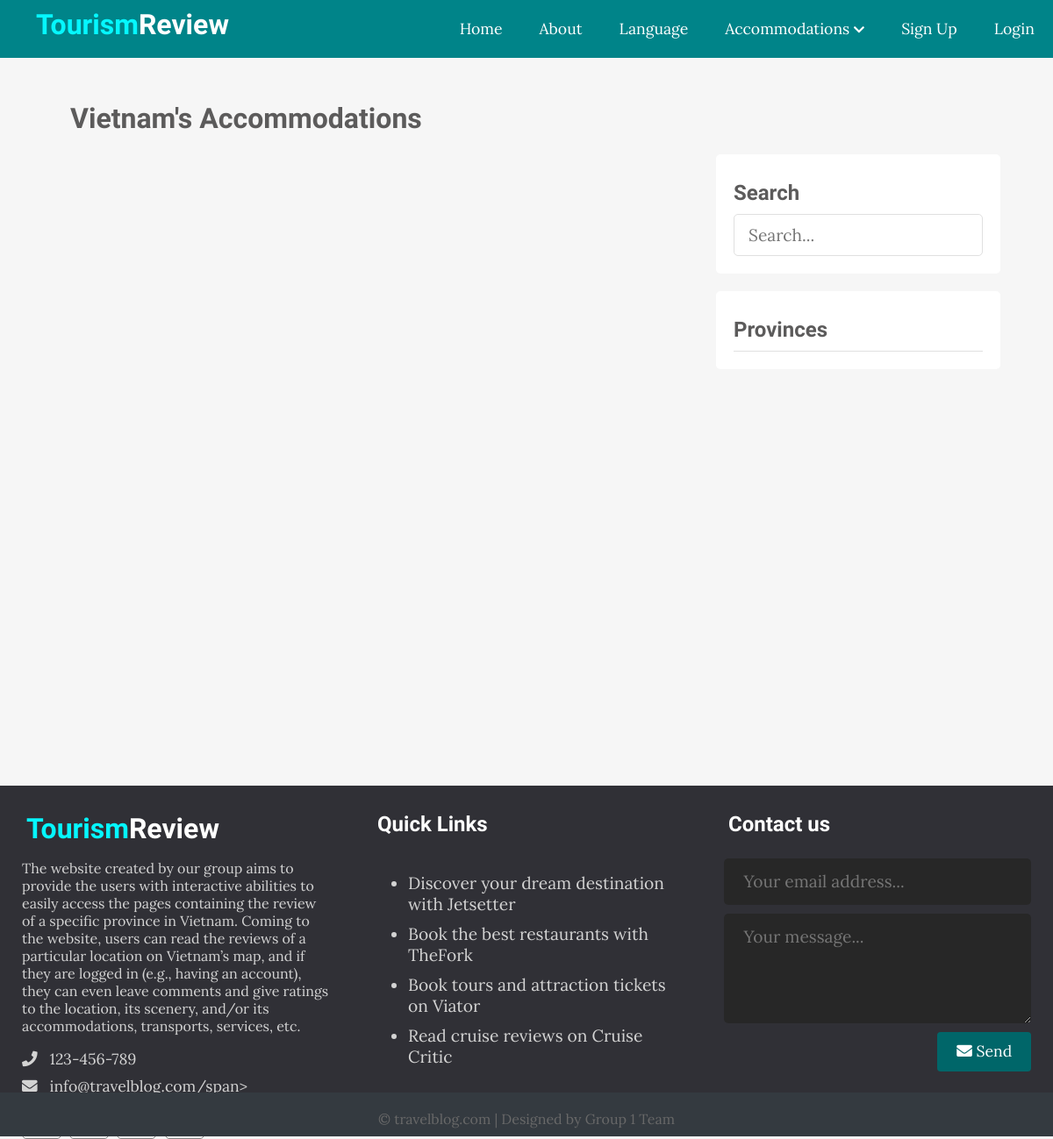
Page /vnAccomm.php on the earlier database version.
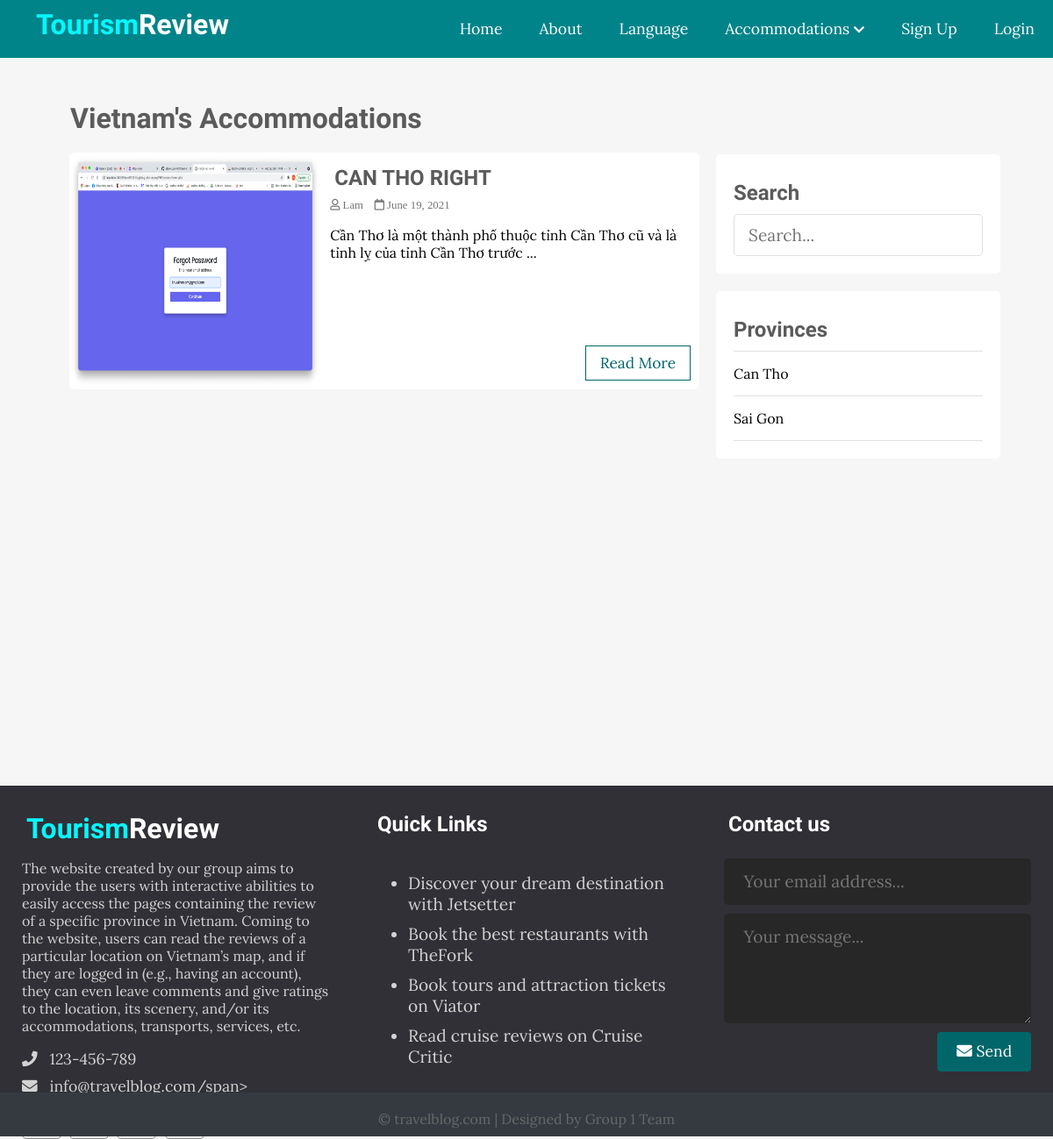
Same page on the later database version.
### tables this page shows
CREATE TABLE `vnaccomms` (
  `id` int(11) NOT NULL,
  `user_id` int(11) NOT NULL,
  `province_id` int(11) DEFAULT NULL,
  `title` varchar(255) NOT NULL,
  `image` varchar(255) NOT NULL,
  `body` text NOT NULL,
  `published` tinyint(4) NOT NULL,
  `created_at` datetime NOT NULL DEFAULT CURRENT_TIMESTAMP
);

CREATE TABLE `users` (
  `id` int(11) NOT NULL,
  `admin` tinyint(4) NOT NULL,
  `username` varchar(255) NOT NULL,
  `email` varchar(255) NOT NULL,
  `password` varchar(255) NOT NULL,
  `created_at` timestamp NOT NULL DEFAULT CURRENT_TIMESTAMP
);

CREATE TABLE `provinces` (
  `id` int(11) NOT NULL,
  `name` varchar(255) NOT NULL
);

### app/database/db.php (called while the page is built, shortened)
<?php
require('connect.php');
function executeQuery($sql, $data)
{
    global $conn;
    $stmt = $conn->prepare($sql);
    $values = array_values($data);
    $types = str_repeat('s', count($values));
    $stmt->bind_param($types, ...$values);
    $stmt->execute();
    return $stmt;
}
function selectAll($table, $conditions = [])
{
    global $conn;
    $sql = "SELECT * FROM $table";
    if (empty($conditions)) {
        $stmt = $conn->prepare($sql);
        $stmt->execute();
        $records = $stmt->get_result()->fetch_all(MYSQLI_ASSOC);
        return $records;
    }
}
function getPublishedVNAccommPosts()
{
    $sql = "SELECT vna.*, u.username FROM vnaccomms AS vna JOIN users AS u ON vna.user_id=u.id WHERE vna.published=?";
    $stmt = executeQuery($sql, ['published' => 1]);
    $records = $stmt->get_result()->fetch_all(MYSQLI_ASSOC);
    return $records;
}

### app/controllers/vnaccomms.php (called while the page is built, shortened)
<?php
include(ROOT_PATH . "/app/database/db.php");
$provinces = selectAll('provinces');

### vnAccomm.php (the view, shortened to what this page needs)
<?php
include(ROOT_PATH . "/app/controllers/vnaccomms.php");
$posts = array();
$postsTitle = 'Vietnam\'s Accommodations';
if (isset($_GET['p_id'])) {
    $posts = getVNAccommPostsByProvinceId($_GET['p_id']);
    $postsTitle = "You searched for posts under '" . $_GET['name'] . "'";
} else if (isset($_POST['search-term'])) {
    $posts = searchVNAccommPosts($_POST['search-term']);
    $postsTitle = "You searched for '" . $_POST['search-term'] . "'";
} else {
    $posts = getPublishedVNAccommPosts();
}
?>
<!DOCTYPE html>
<html lang="en">
<head>
    <link rel="stylesheet" href="https://use.fontawesome.com/releases/v5.7.2/css/all.css">
    <link rel="stylesheet" href="assets/css/style.css">
</head>
<body>
    <?php include(ROOT_PATH . "/app/includes/header.php"); ?>
    <div class="page-wrapper">
        <div class="content clearfix">
            <div class="main-content">
                <h1 class="recent-post-title"><?php echo $postsTitle ?></h1>
                <?php foreach ($posts as $post) : ?>
                    <div class="post clearfix">
                        <img src="<?php echo BASE_URL . '/assets/images/' . $post['image']; ?>" alt="" class="post-image">
                        <div class="post-preview">
                            <h2><a href="singleVNAccomm.php?id=<?php echo $post['id']; ?>"><?php echo $post['title']; ?></a></h2>
                            <i class="far fa-user"> <?php echo $post['username']; ?></i>
                            <i class="far fa-calendar"> <?php echo date('F j, Y', strtotime($post['created_at'])); ?></i>
                            <p class="preview-text">
                                <?php echo html_entity_decode(substr($post['body'], 0, 150) . '...'); ?>
                            </p>
                            <a href="singleVNAccomm.php?id=<?php echo $post['id']; ?>" class="btn read-more">Read More</a>
                        </div>
                    </div>
                <?php endforeach; ?>
            </div>
            <div class="sidebar">
                <div class="section search">
                    <h2 class="section-title">Search</h2>
                    <form action="vnAccomm.php" method="post">
                        <input type="text" name="search-term" class="text-input" placeholder="Search...">
                    </form>
                </div>
                <div class="section topics">
                    <h2 class="section-title">Provinces</h2>
                    <ul>
                        <?php foreach ($provinces as $key => $province) : ?>
                            <li><a href="<?php echo BASE_URL . '/index.php?p_id=' . $province['id'] . '&name=' . $province['name'] ?>"><?php echo $province['name']; ?></a></li>
                        <?php endforeach; ?>
                    </ul>
                </div>
            </div>
        </div>
    </div>
    <?php include(ROOT_PATH . "/app/includes/footer.php"); ?>
</body>

### app/includes/header.php (shortened to what this page needs)
<header>
    <a href="<?php echo BASE_URL . '/index.php' ?>" class="logo">
      <h1 class="logo-text"><span>Tourism</span>Review</h1>
    </a>
    <ul class="nav">
      <li><a href="<?php echo BASE_URL . '/index.php' ?>">Home</a></li>
      <li><a href="#">About</a></li>
      <li class="ct-language">
               <a>Language</a>
            </li>
      <li>
        <a href="#"> Accommodations <i class="fa fa-chevron-down" style="font-size: .8em;"></i>
        </a>
      </li>
      <?php if (isset($_SESSION['id'])): ?>
        <li>
          <a href="#">
            <i class="fa fa-user"></i>
            <?php echo $_SESSION['username']; ?>
            <i class="fa fa-chevron-down" style="font-size: .8em;"></i>
          </a>
          <ul>
            <?php if($_SESSION['admin']): ?>
              <li><a href="<?php echo BASE_URL . '/admin/dashboard.php' ?>">Dashboard</a></li>
            <?php endif; ?>
            <li><a href="<?php echo BASE_URL . '/logout.php' ?>" class="logout">Logout</a></li>
          </ul>
        </li>
      <?php else: ?>
        <li><a href="<?php echo BASE_URL . '/register.php' ?>">Sign Up</a></li>
        <li><a href="<?php echo BASE_URL . '/login.php' ?>">Login</a></li>
      <?php endif; ?>
    </ul>
</header>

### app/includes/footer.php (shortened to what this page needs)
<div class="footer">
   <div class="footer-content">
     <div class="footer-section about">
       <h1 class="logo-text"><span>Tourism</span>Review</h1>
       <p>
           The website created by our group aims to provide the users with interactive abilities to easily access the pages containing the review of a specific province in Vietnam.
           Coming to the website, users can read the reviews of a particular location on Vietnam’s map, and if they are logged in (e.g., having an account), they can even leave comments and give ratings to the location, its scenery, and/or its accommodations, transports, services, etc.
       </p>
       <div class="contact">
         <span><i class="fas fa-phone"></i> &nbsp; 123-456-789</span>
         <span><i class="fas fa-envelope"></i> &nbsp; info@travelblog.com/span>
       </div>
       <div class="socials">
         <a href="#"><i class="fab fa-facebook"></i></a>
         <a href="#"><i class="fab fa-instagram"></i></a>
         <a href="#"><i class="fab fa-twitter"></i></a>
         <a href="#"><i class="fab fa-youtube"></i></a>
       </div>
     </div>
     <div class="footer-section links">
       <h2>Quick Links</h2>
       <br>
       <ul>
       <a href="https://www.jetsetter.com/">
           <li>Discover your dream destination with Jetsetter</li>
         </a>
         <a href="https://www.thefork.com/">
           <li>Book the best restaurants with TheFork</li>
         </a>
         <a href="https://www.viator.com/">
           <li>Book tours and attraction tickets on Viator</li>
         </a>
         <a href="https://www.cruisecritic.com.au/?sr=3&sd=1">
           <li>Read cruise reviews on Cruise Critic</li>
         </a>
       </ul>
     </div>
     <div class="footer-section contact-form">
       <h2>Contact us</h2>
       <br>
       <form action="https://formspree.io/f/mayaeapq/" method="post">
         <input type="email" name="Send by:" id="email-address"  class="text-input contact-input" placeholder="Your email address..." require>
         <textarea rows="4" name="message" id="Message:" class="text-input contact-input" placeholder="Your message..."></textarea>
         <button type="submit" class="btn btn-big contact-btn">
           <i class="fas fa-envelope"></i>
           Send
         </button>
       </form>
     </div>
   </div>
   <div class="footer-bottom">
     &copy; travelblog.com | Designed by Group 1 Team
   </div>
 </div>

### assets/css/style.css (style rules this page uses)
* { box-sizing: border-box; }
html, body { height: 100%; padding: 0px; margin: 0px; background: #f6f6f6; font-family: "Lora", serif; }
h1, h2, h3, h4, h5, h6 { font-family: "Candal", serif; color: #5c5b5b; margin: 5px; }
a { text-decoration: none; color: inherit; }
.clearfix::after { content: ""; display: block; clear: both; }
.btn { padding: 0.5rem 1rem; background: #006669; color: white; border: 1px solid transparent; border-radius: 0.25rem; font-size: 1.08em; font-family: "Lora", serif; }
.btn-big { padding: 0.7rem 1.3rem; line-height: 1.3rem; }
.text-input { padding: 0.7rem 1rem; display: block; width: 100%; border-radius: 5px; border: 1px solid #e0e0e0; outline: none; color: #444; line-height: 1.5rem; font-size: 1.2em; font-family: "Lora", serif; }
header { background: #008489; height: 66px; }
header * { color: white; }
header .logo { float: left; height: inherit; margin-left: 2em; }
header .logo-text { margin: 9px; font-family: "Candal", serif; }
header .logo-text span { color: #05f7ff; }
header ul { float: right; margin: 0px; padding: 0px; list-style: none; }
header ul li { float: left; position: relative; }
header ul li a { display: block; padding: 21px; font-size: 1.1em; text-decoration: none; }
.page-wrapper { min-height: 100%; }
.content { width: 90%; margin: 30px auto 30px; }
.content .main-content { width: 70%; float: left; }
.content .main-content .post { width: 95%; height: 270px; margin: 20px auto; border-radius: 5px; background: white; position: relative; }
.content .main-content .post .post-preview i { color: #757575; font-size: 0.8em; }
.content .main-content .post .preview-text { line-height: 1.5em; font-size: 1.03em; color: #444; }
.content .main-content .post .read-more { position: absolute; bottom: 10px; right: 10px; border: 1px solid #006669; background: transparent; border-radius: 0px; color: #006669 !important; }
.content .main-content .post .post-image { width: 40%; height: 100%; float: left; border-top-left-radius: 5px; border-bottom-left-radius: 5px; }
.content .main-content .post .post-preview { width: 60%; padding: 10px; float: right; }
.content .main-content .recent-post-title { margin: 20px; }
.content .sidebar { width: 30%; float: left; }
.content .sidebar .section { background: white; padding: 20px; border-radius: 5px; margin-bottom: 20px; }
.content .sidebar .section .section-title { margin: 10px 0px 10px 0px; }
.content .sidebar .section.search { margin-top: 80px; }
.content .sidebar .section.topics ul { margin: 0px; padding: 0px; list-style: none; border-top: 1px solid #e0e0e0; }
.content .sidebar .section.topics ul li a { display: block; padding: 15px 0px 15px 0px; border-bottom: 1px solid #e0e0e0; transition: all 0.3s; }
.footer { background: #303036; color: #d3d3d3; height: 400px; position: relative; }
.footer .footer-content { height: 350px; display: flex; }
.footer .footer-content .footer-section { flex: 1; padding: 25px; }
.footer .footer-content h1, .footer .footer-content h2 { color: white; }
.footer .footer-content .about h1 span { color: #05f7ff; }
.footer .footer-content .about .contact span { display: block; font-size: 1.1em; margin-bottom: 8px; }
.footer .footer-content .about .socials a { border: 1px solid gray; width: 45px; height: 41px; padding-top: 5px; margin-right: 5px; text-align: center; display: inline-block; font-size: 1.3em; border-radius: 5px; transition: all 0.3s; }
.footer .footer-content .links ul a { display: block; margin-bottom: 10px; font-size: 1.2em; transition: all 0.3s; }
.footer .footer-content .contact-form .contact-input { background: #272727; color: #bebdbd; margin-bottom: 10px; line-height: 1.5rem; padding: 0.9rem 1.4rem; border: none; }
.footer .footer-content .contact-form .contact-btn { float: right; font-size: 1.1em; font-family: "Lora", serif; }
.footer .footer-bottom { background: #343a40; color: #686868; height: 50px; width: 100%; text-align: center; position: absolute; bottom: 0px; left: 0px; padding-top: 20px; }

Differences in the rows shown:
added vnaccomms: image (picture), title "CAN THO RIGHT", user.username "Lam", created_at "June 19, 2021", body "Cần Thơ là một thành phố thuộc tỉnh Cần Thơ cũ và là tỉnh lỵ của tỉnh Cần Thơ trước ..."
added provinces: name "Can Tho"
added provinces: name "Sai Gon"
